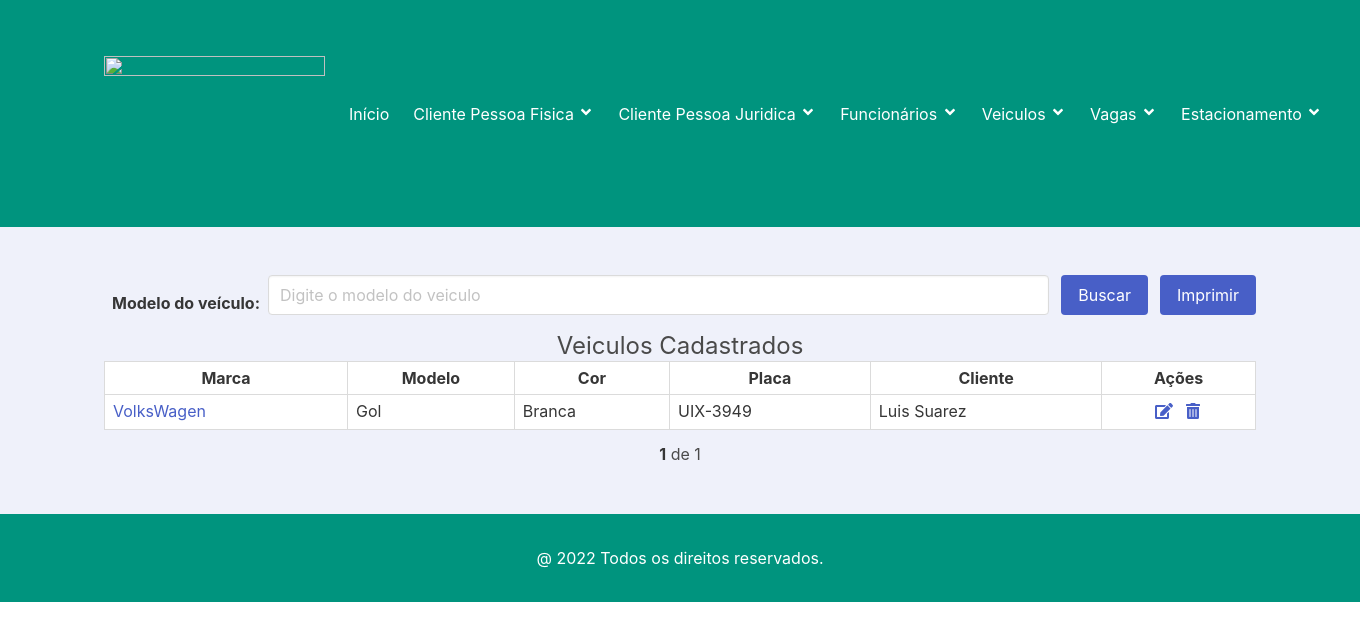
Before: /veiculos with the older database file.
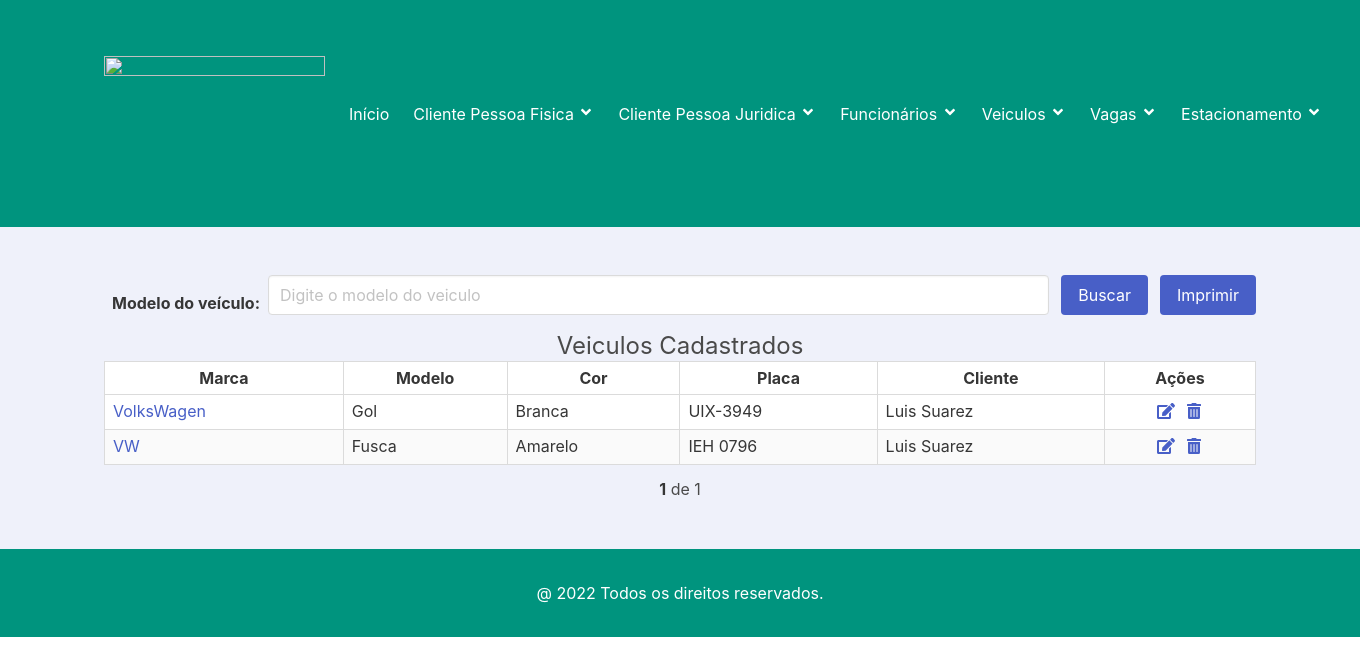
After: the same page with the newer database file.
### veiculo/models.py (models this page shows, shortened)
class Veiculo(models.Model):
    marca = models.CharField('Marca', max_length=50, help_text='Marca do veículo')
    modelo = models.CharField('Modelo', max_length=50, help_text='Modelo do veículo')
    cor = models.CharField('Cor', max_length=50, help_text='Cor do veiculo')
    placa = models.CharField('Placa', max_length=10, help_text='Placa do veiculo')
    cliente = models.ForeignKey('home.Pessoa', verbose_name='Cliente', help_text='Nome do cliente',
                                on_delete=models.CASCADE)
    class Meta:
        verbose_name = 'Veiculo'
        verbose_name_plural = 'Veiculos'

### home/models.py (models this page shows)
class Pessoa(models.Model):
    nome = models.CharField('Nome', max_length=50, help_text='Nome completo')
    datanascimento = models.CharField('Data de Nascimento', max_length=8, help_text='Data de nascimento')
    foto = StdImageField('Foto', upload_to='pessoas', variations={'thumbnail': {'width': 100, 'height': 100,
                                                                                'crop': True}}, delete_orphans=True,
                         null=True, blank=True)
    class Meta:
        verbose_name = "Pessoa"
    def __str__(self):
        return self.nome

### veiculo/views.py (the view)
# urls.py: path('veiculos', VeiculosView.as_view(), name='veiculos'),
class VeiculosView(ListView):
    model = Veiculo
    template_name = 'veiculos.html'
    def get_queryset(self, *args, **kwargs):
        buscar = self.request.GET.get('buscar')
        qs = super(VeiculosView, self).get_queryset(*args, **kwargs)
        if buscar:
            qs = qs.filter(modelo__icontains=buscar)
        if qs.count() > 0:
            paginator = Paginator(qs, 10)
            listagem = paginator.get_page(self.request.GET.get('page'))
            return listagem
        else:
            return messages.info(self.request, "Não existem vagas cadastradas!")
    def get(self, *args, **kwargs):
        if self.request.GET.get('imprimir') == 'pdf':
            html_pdf = HtmlToPdf(arquivo='veiculos_pdf', qs=self.get_queryset())
            return html_pdf.response
        else:
            return super(VeiculosView, self).get(*args, **kwargs)

### veiculo/templates/veiculos.html (shortened to what this page needs)
{% extends "base.html" %}
{% load static %}
{% block content %}
<section class="section has-background-link-light">
    <div class="container">
        <form id="form ListaVeiculos" action="" method="GET">
            <div class="field is-grouped is-flex is align-items-center is-flex-wrap-wrap">
                <label class="label p-2 mt-2">Modelo do veículo:</label>
                <div class="control is-expanded">
                    <input class="input" type="text" name="buscar" value="{{ request.GET.buscar }}"
                           placeholder="Digite o modelo do veiculo">
                </div>
                <div class="control">
                    <button type="button" class="button is-link" onclick="geraPdf('', 'formListaVeiculos');">
                        Buscar
                    </button>
                </div>
                {% if object_list %}
                <div class="control">
                    <button type="button" class="button is-link" onclick="geraPdf('pdf', 'formListaVeiculos');">
                        Imprimir
                    </button>
                </div>
                {% endif %}
            </div>
        </form>
        {% if object_list %}
        <div style="text-align: center;"><h1 class="subtitle is-size-4">Veiculos Cadastrados</h1></div>
        <div class="table">
            <table class="table is-table is-bordered is-striped is-narrow is-hoverable is-fullwidth">
                <thead>
                <tr>
                    <th class="has-text-centered">Marca</th>
                    <th class="has-text-centered">Modelo</th>
                    <th class="has-text-centered">Cor</th>
                    <th class="has-text-centered">Placa</th>
                    <th class="has-text-centered">Cliente</th>
                    <th class="has-text-centered" style="widht: 100px">Ações</th>
                </tr>
                </thead>
                <tbody>
                {% for veiculo in object_list %}
                <tr>
                    <td><a href="" data-toggle="modal" class="modal-target"
                           data-bulma-modal="modal{{veiculo.id}}" id="modal{{veiculo.id}}">
                        {{ veiculo.marca }} </a></td>
                    <td> {{ veiculo.modelo }}</td>
                    <td> {{ veiculo.cor }}</td>
                    <td> {{ veiculo.placa }}</td>
                    <td> {{ veiculo.cliente }}</td>
                    <td class="has-text-centered is-flex-wrap-nowrap is-justify-content-center">
                        <a href="{%url 'veiculo_editar' veiculo.pk %}">
                            <span class="icon">
                                <i class="fas fa-edit"></i>
                            </span>
                        </a>
                        <a href="{%url 'veiculo_apagar' veiculo.pk %}">
                            <span class="icon">
                                <i class="fas fa-trash-alt"></i>
                            </span>
                        </a>
                    </td>
                </tr>
                {% endfor %}
                </tbody>
            </table>
        </div>
    </div>
    {% include "paginator.html" %}
</section>
{% endif %}
{% endblock %}

### home/templates/base.html (shortened to what this page needs)
<!DOCTYPE html>
{% load static %}
<html lang="pt-br">
{% block head %}
    {% include "head.html" %}
{% endblock %}
    <body>
        <section class="section has-background-primary-dark">
            <div class="container">
                <nav class="navbar has-background-primary-dark" role="navigation" aria-label="main navigation">
                    <div class="navbar-brand">
                        <a class="navbar-item" href="{% url 'index' %}">
                            <img src="{% static 'img/Carro.png' %}" width="221" height="115">
                        </a>
                    </div>
                    <div id="navbarBasicExample" class="navbar-menu has-background-primary-dark">
                        <div class="navbar-end">
                            <a class="navbar-item has-text-white has-background-primary-dark" href="{% url 'index' %}">
                                Início
                            </a>
                            <div class="navbar-item dropdown is-hoverable has-text-white">
                                <div class="dropdown-trigger">
                                    <li class="is-inline-block" aria-haspopup="true" aria-controls="dropdown-menu">
                                        <span>Cliente Pessoa Fisica</span>
                                        <span class="icon is-small">
                                            <i class="fas fa-angle-down" aria-hidden="true"></i>
                                        </span>
                                    </li>
                                </div>
                            </div>
                            <div class="navbar-item dropdown is-hoverable has-text-white">
                                <div class="dropdown-trigger">
                                    <li class="is-inline-block" aria-haspopup="true" aria-controls="dropdown-menu">
                                        <span>Cliente Pessoa Juridica</span>
                                        <span class="icon is-small">
                                            <i class="fas fa-angle-down" aria-hidden="true"></i>
                                        </span>
                                    </li>
                                </div>
                            </div>
                            <div class="navbar-item dropdown is-hoverable has-text-white">
                                <div class="dropdown-trigger">
                                    <li class="is-inline-block" aria-haspopup="true" aria-controls="dropdown-menu">
                                        <span>Funcionários</span>
                                        <span class="icon is-small">
                                            <i class="fas fa-angle-down" aria-hidden="true"></i>
                                        </span>
                                    </li>
                                </div>
                            </div>
                            <div class="navbar-item dropdown is-hoverable has-text-white">
                                <div class="dropdown-trigger">
                                    <li class="is-inline-block" aria-haspopup="true" aria-controls="dropdown-menu">
                                        <span>Veiculos</span>
                                        <span class="icon is-small">
                                            <i class="fas fa-angle-down" aria-hidden="true"></i>
                                        </span>
                                    </li>
                                </div>
                            </div>
                            <div class="navbar-item dropdown is-hoverable has-text-white">
                                <div class="dropdown-trigger">
                                    <li class="is-inline-block" aria-haspopup="true" aria-controls="dropdown-menu">
                                        <span>Vagas</span>
                                        <span class="icon is-small">
                                            <i class="fas fa-angle-down" aria-hidden="true"></i>
                                        </span>
                                    </li>
                                </div>
                            </div>
                            <div class="navbar-item dropdown is-hoverable has-text-white">
                                <div class="dropdown-trigger">
                                    <li class="is-inline-block" aria-haspopup="true" aria-controls="dropdown-menu">
                                        <span>Estacionamento</span>
                                        <span class="icon is-small">
                                            <i class="fas fa-angle-down" aria-hidden="true"></i>
                                        </span>
                                    </li>
                                </div>
                            </div>
                        </div>
                    </div>
                </nav>
            </div>
        </section>
        {% block content %} {% endblock %}
        {% block footer %}
            {% include "footer.html" %}
        {%endblock %}
    </body>
</html>

### home/templates/head.html (shortened to what this page needs)
{% load static %}
<html lang="pt-br">
    <head>
        <link rel="stylesheet" href="https://cdn.jsdelivr.net/npm/bulma@0.9.1/css/bulma.min.css">
        <link rel="stylesheet" href="https://cdn.es.gov.br/fonts/font-awesome/css/font-awesome.min.css">
    </head>

### home/templates/paginator.html (shortened to what this page needs)
<div class="mt-3" style="text-align: center">
    <span class="step-links">
        <span class="current">
            <strong>{{ object_list.number }}</strong> de {{ object_list.paginator.num_pages }}
        </span>
    </span>
</div>

### home/templates/footer.html
<footer class="footer has-background-primary-dark">
            <div class="container has-text-centered">
                <p class="is-size-6 has-text-white">@ 2022 Todos os direitos reservados.</p>
            </div>
</footer>

### home/templates/head.html (style rules this page uses)
.navbar-item img { max-height: 115px; }
.navbar-menu { background-color: #3273dc; }
.footer { padding: 2rem 1.5rem 2rem; }

Changed rows visible on the page:
added Veiculo: marca "VW", modelo "Fusca", cor "Amarelo", placa "IEH 0796", cliente "Luis Suarez"
